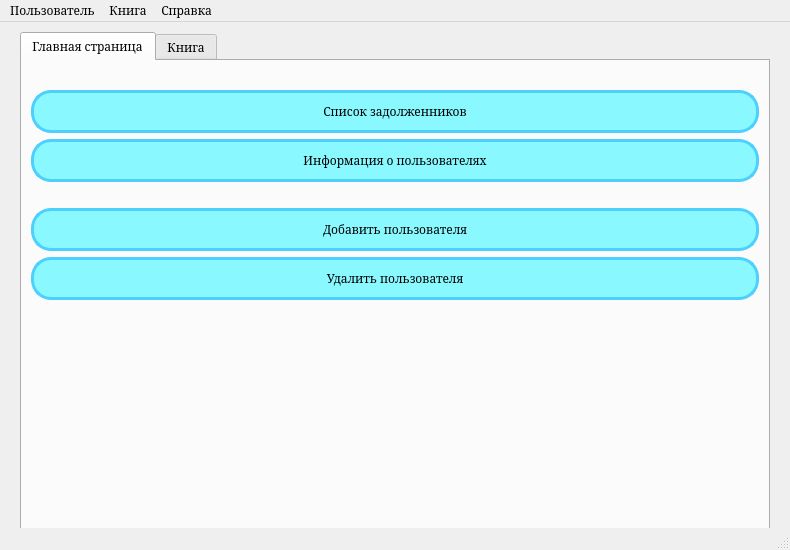
<?xml version="1.0" encoding="UTF-8"?>
<ui version="4.0">
 <class>MainWindow</class>
 <widget class="QMainWindow" name="MainWindow">
  <property name="geometry">
   <rect>
    <x>0</x>
    <y>0</y>
    <width>790</width>
    <height>550</height>
   </rect>
  </property>
  <property name="minimumSize">
   <size>
    <width>790</width>
    <height>550</height>
   </size>
  </property>
  <property name="maximumSize">
   <size>
    <width>790</width>
    <height>550</height>
   </size>
  </property>
  <property name="windowTitle">
   <string>Librarian</string>
  </property>
  <property name="windowIcon">
   <iconset resource="resources/images.qrc">
    <normaloff>:/icon.jpeg</normaloff>:/icon.jpeg</iconset>
  </property>
  <property name="styleSheet">
   <string notr="true">* {
	font-family: serif;
    font: 63 10pt &quot;Yu Gothic UI Semibold&quot;;
	
}

QPushButton {

	background:rgb(137, 249, 255);
	border: 3px solid rgb(78, 208, 255);
	
	padding: 10px;
	border-radius: 20px;

}</string>
  </property>
  <widget class="QWidget" name="centralwidget">
   <widget class="QTabWidget" name="pages">
    <property name="geometry">
     <rect>
      <x>20</x>
      <y>10</y>
      <width>750</width>
      <height>500</height>
     </rect>
    </property>
    <property name="minimumSize">
     <size>
      <width>750</width>
      <height>500</height>
     </size>
    </property>
    <property name="maximumSize">
     <size>
      <width>750</width>
      <height>500</height>
     </size>
    </property>
    <property name="currentIndex">
     <number>0</number>
    </property>
    <widget class="QWidget" name="pages_user">
     <attribute name="title">
      <string>Главная страница</string>
     </attribute>
     <layout class="QVBoxLayout" name="verticalLayout">
      <item>
       <spacer name="horizontalSpacer">
        <property name="orientation">
         <enum>Qt::Horizontal</enum>
        </property>
        <property name="sizeHint" stdset="0">
         <size>
          <width>689</width>
          <height>20</height>
         </size>
        </property>
       </spacer>
      </item>
      <item>
       <widget class="QPushButton" name="mainPage_buttonUserDebtors">
        <property name="enabled">
         <bool>true</bool>
        </property>
        <property name="text">
         <string>Список задолженников</string>
        </property>
       </widget>
      </item>
      <item>
       <widget class="QPushButton" name="mainPage_buttonUserInfo">
        <property name="text">
         <string>Информация о пользователях</string>
        </property>
       </widget>
      </item>
      <item>
       <spacer name="horizontalSpacer_8">
        <property name="orientation">
         <enum>Qt::Horizontal</enum>
        </property>
        <property name="sizeHint" stdset="0">
         <size>
          <width>40</width>
          <height>20</height>
         </size>
        </property>
       </spacer>
      </item>
      <item>
       <widget class="QPushButton" name="mainPage_buttonUserAdd">
        <property name="text">
         <string>Добавить пользователя</string>
        </property>
       </widget>
      </item>
      <item>
       <widget class="QPushButton" name="mainPage_buttonUserDelete">
        <property name="text">
         <string>Удалить пользователя</string>
        </property>
       </widget>
      </item>
      <item>
       <spacer name="horizontalSpacer_7">
        <property name="orientation">
         <enum>Qt::Horizontal</enum>
        </property>
        <property name="sizeHint" stdset="0">
         <size>
          <width>40</width>
          <height>20</height>
         </size>
        </property>
       </spacer>
      </item>
      <item>
       <spacer name="verticalSpacer">
        <property name="orientation">
         <enum>Qt::Vertical</enum>
        </property>
        <property name="sizeHint" stdset="0">
         <size>
          <width>20</width>
          <height>312</height>
         </size>
        </property>
       </spacer>
      </item>
      <item>
       <spacer name="horizontalSpacer_2">
        <property name="orientation">
         <enum>Qt::Horizontal</enum>
        </property>
        <property name="sizeHint" stdset="0">
         <size>
          <width>677</width>
          <height>20</height>
         </size>
        </property>
       </spacer>
      </item>
     </layout>
    </widget>
    <widget class="QWidget" name="pages_book">
     <attribute name="title">
      <string>Книга</string>
     </attribute>
     <layout class="QVBoxLayout" name="verticalLayout_2">
      <item>
       <spacer name="horizontalSpacer_4">
        <property name="orientation">
         <enum>Qt::Horizontal</enum>
        </property>
        <property name="sizeHint" stdset="0">
         <size>
          <width>677</width>
          <height>20</height>
         </size>
        </property>
       </spacer>
      </item>
      <item>
       <widget class="QPushButton" name="bookPage_buttonBookCondition">
        <property name="text">
         <string>Состояние книг</string>
        </property>
       </widget>
      </item>
      <item>
       <spacer name="horizontalSpacer_5">
        <property name="orientation">
         <enum>Qt::Horizontal</enum>
        </property>
        <property name="sizeHint" stdset="0">
         <size>
          <width>40</width>
          <height>20</height>
         </size>
        </property>
       </spacer>
      </item>
      <item>
       <widget class="QPushButton" name="bookPage_buttonBookGet">
        <property name="text">
         <string>Выдача книги</string>
        </property>
       </widget>
      </item>
      <item>
       <widget class="QPushButton" name="bookPage_buttonBookBorrow">
        <property name="text">
         <string>Возврат книги</string>
        </property>
       </widget>
      </item>
      <item>
       <widget class="QPushButton" name="bookPage_buttonBookExtension">
        <property name="text">
         <string>Продление книги</string>
        </property>
       </widget>
      </item>
      <item>
       <spacer name="horizontalSpacer_6">
        <property name="orientation">
         <enum>Qt::Horizontal</enum>
        </property>
        <property name="sizeHint" stdset="0">
         <size>
          <width>40</width>
          <height>20</height>
         </size>
        </property>
       </spacer>
      </item>
      <item>
       <widget class="QPushButton" name="bookPage_buttonBookOrder">
        <property name="text">
         <string>Добавить книгу</string>
        </property>
       </widget>
      </item>
      <item>
       <spacer name="horizontalSpacer_3">
        <property name="orientation">
         <enum>Qt::Horizontal</enum>
        </property>
        <property name="sizeHint" stdset="0">
         <size>
          <width>677</width>
          <height>20</height>
         </size>
        </property>
       </spacer>
      </item>
      <item>
       <spacer name="verticalSpacer_2">
        <property name="orientation">
         <enum>Qt::Vertical</enum>
        </property>
        <property name="sizeHint" stdset="0">
         <size>
          <width>20</width>
          <height>150</height>
         </size>
        </property>
       </spacer>
      </item>
     </layout>
    </widget>
   </widget>
  </widget>
  <widget class="QMenuBar" name="menubar">
   <property name="geometry">
    <rect>
     <x>0</x>
     <y>0</y>
     <width>790</width>
     <height>23</height>
    </rect>
   </property>
   <widget class="QMenu" name="menubar_user">
    <property name="title">
     <string>Пользователь</string>
    </property>
    <addaction name="menubar_user_debtors"/>
    <addaction name="menubar_user_information"/>
    <addaction name="separator"/>
    <addaction name="menubar_user_add"/>
    <addaction name="menubar_user_delete"/>
    <addaction name="separator"/>
   </widget>
   <widget class="QMenu" name="menubar_book">
    <property name="title">
     <string>Книга</string>
    </property>
    <addaction name="menubar_book_information"/>
    <addaction name="menubar_book_get"/>
    <addaction name="menubar_book_borrow"/>
    <addaction name="menubar_book_extense"/>
   </widget>
   <widget class="QMenu" name="menubar_about">
    <property name="title">
     <string>Справка</string>
    </property>
    <addaction name="menubar_about_info"/>
   </widget>
   <addaction name="menubar_user"/>
   <addaction name="menubar_book"/>
   <addaction name="menubar_about"/>
  </widget>
  <widget class="QStatusBar" name="statusbar"/>
  <action name="menubar_user_add">
   <property name="text">
    <string>Добавить пользователя</string>
   </property>
  </action>
  <action name="action_2">
   <property name="text">
    <string>Задолженники </string>
   </property>
  </action>
  <action name="menubar_user_delete">
   <property name="text">
    <string>Удалить пользователя</string>
   </property>
  </action>
  <action name="menubar_user_debtors">
   <property name="text">
    <string>Задолженники</string>
   </property>
  </action>
  <action name="menubar_book_to_byNumber">
   <property name="text">
    <string>Поиск по номеру</string>
   </property>
  </action>
  <action name="menubar_book_to_byName">
   <property name="text">
    <string>Поиск по названию</string>
   </property>
  </action>
  <action name="menubar_book_extension">
   <property name="text">
    <string>Продление книги по номеру</string>
   </property>
  </action>
  <action name="menubar_user_to_byNumber">
   <property name="text">
    <string>Перейти по номеру</string>
   </property>
  </action>
  <action name="menubar_user_to_byName">
   <property name="text">
    <string>Перейти по имени</string>
   </property>
  </action>
  <action name="menubar_userInterface">
   <property name="text">
    <string>Интерфейс пользователя</string>
   </property>
  </action>
  <action name="menubar_bookInterface">
   <property name="text">
    <string>Интерфейс книги</string>
   </property>
  </action>
  <action name="menubar_mainPage">
   <property name="text">
    <string>Главная страница</string>
   </property>
  </action>
  <action name="menubar_about_info">
   <property name="text">
    <string>О программе</string>
   </property>
  </action>
  <action name="menubar_user_information">
   <property name="text">
    <string>Информация о пользователях</string>
   </property>
  </action>
  <action name="menubar_book_information">
   <property name="text">
    <string>Информация о книгах</string>
   </property>
  </action>
  <action name="menubar_book_get">
   <property name="text">
    <string>Выдача книги</string>
   </property>
  </action>
  <action name="menubar_book_borrow">
   <property name="text">
    <string>Возврат книги</string>
   </property>
  </action>
  <action name="menubar_book_extense">
   <property name="text">
    <string>Продление книги</string>
   </property>
  </action>
 </widget>
 <tabstops>
  <tabstop>pages</tabstop>
  <tabstop>mainPage_buttonUserDebtors</tabstop>
  <tabstop>mainPage_buttonUserInfo</tabstop>
  <tabstop>mainPage_buttonUserAdd</tabstop>
  <tabstop>mainPage_buttonUserDelete</tabstop>
  <tabstop>bookPage_buttonBookCondition</tabstop>
  <tabstop>bookPage_buttonBookGet</tabstop>
  <tabstop>bookPage_buttonBookBorrow</tabstop>
  <tabstop>bookPage_buttonBookExtension</tabstop>
  <tabstop>bookPage_buttonBookOrder</tabstop>
 </tabstops>
 <resources>
  <include location="resources/images.qrc"/>
 </resources>
 <connections/>
</ui>
